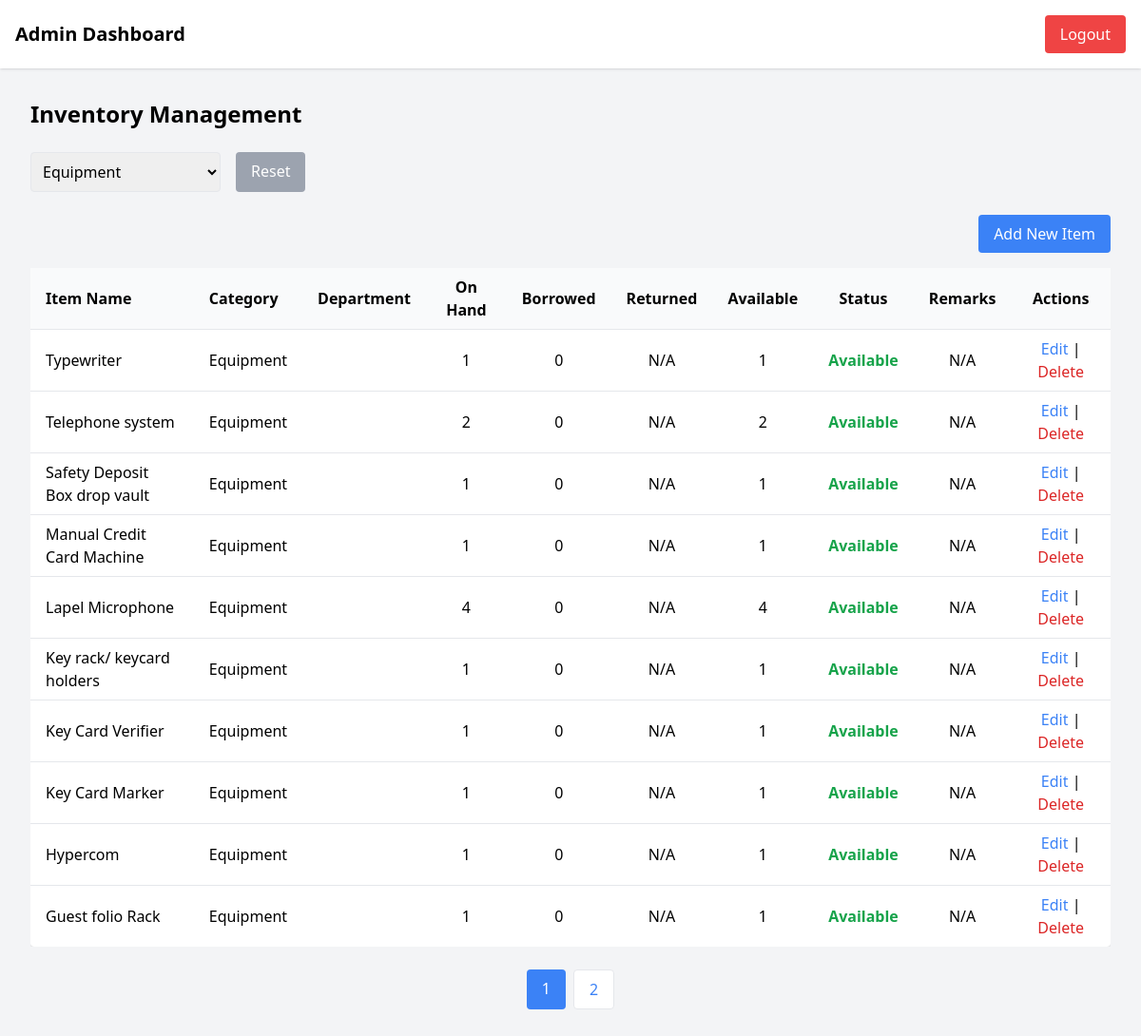
/dashboard/admin_requests.php?category=Equipment (signed in), run on the app's committed database.
### tables this page shows
CREATE TABLE `items` (
  `id` int(11) NOT NULL,
  `name` varchar(255) DEFAULT NULL,
  `category` varchar(255) DEFAULT NULL,
  `quantity` int(11) DEFAULT NULL,
  `available_quantity` int(11) DEFAULT NULL,
  `description` text DEFAULT NULL,
  `department` varchar(255) DEFAULT NULL,
  `created_at` timestamp NOT NULL DEFAULT current_timestamp(),
  `borrowed_quantity` int(11) DEFAULT 0,
  `borrowed` int(11) DEFAULT 0,
  `returned` int(11) DEFAULT 0,
  `remarks` text DEFAULT NULL
);

### dashboard/admin_requests.php (the view, shortened to what this page needs)
<?php
require_once "../config/database.php";
$items = [];
$categories = [];
$pages = 1;
$limit = 10;
$category_filter = isset($_GET['category']) ? $_GET['category'] : "";
$page = isset($_GET['page']) ? (int)$_GET['page'] : 1;
$start = ($page - 1) * $limit;
try {
    $query = "SELECT id, name, category, department, quantity, borrowed, (quantity - borrowed) AS available_quantity, remarks FROM items";
    $params = [];
    if (!empty($category_filter)) {
        $query .= " WHERE category = ?";
        $params[] = $category_filter;
    }
    $query .= " ORDER BY id DESC LIMIT ?, ?";
    $stmt = $conn->prepare($query);
    foreach ($params as $index => $param) {
        $stmt->bindValue($index + 1, $param);
    }
    $stmt->bindValue(count($params) + 1, $start, PDO::PARAM_INT);
    $stmt->bindValue(count($params) + 2, $limit, PDO::PARAM_INT);
    $stmt->execute();
    $items = $stmt->fetchAll(PDO::FETCH_ASSOC);
    $countQuery = "SELECT COUNT(*) FROM items";
    if (!empty($category_filter)) {
        $countQuery .= " WHERE category = ?";
    }
    $countStmt = $conn->prepare($countQuery);
    if (!empty($category_filter)) {
        $countStmt->execute([$category_filter]);
    } else {
        $countStmt->execute();
    }
    $total = $countStmt->fetchColumn();
    $pages = ceil($total / $limit);
    $categoryStmt = $conn->query("SELECT DISTINCT category FROM items");
    $categories = $categoryStmt->fetchAll(PDO::FETCH_COLUMN);
} catch (PDOException $e) {
    $_SESSION['error'] = "Failed to load items: " . $e->getMessage();
    error_log("Database Error: " . $e->getMessage());
}
?>
<!DOCTYPE html>
<html lang="en">
<head>
  <script src="https://cdn.tailwindcss.com"></script>
</head>
<body class="bg-gray-100 min-h-screen">
<nav class="bg-white p-4 shadow flex justify-between items-center">
    <h1 class="text-xl font-bold">Admin Dashboard</h1>
    <a href="../logout.php" class="bg-red-500 text-white px-4 py-2 rounded">Logout</a>
</nav>
<div class="p-8">
    <h2 class="text-2xl font-bold mb-6">Inventory Management</h2>
    <form method="GET" class="mb-6 flex space-x-4">
        <select name="category" onchange="this.form.submit()" class="border p-2 rounded">
            <?php foreach ($categories as $category): ?>
                <option value="<?= htmlspecialchars($category) ?>" <?= $category_filter == $category ? 'selected' : '' ?>>
                    <?= htmlspecialchars($category) ?>
                </option>
            <?php endforeach; ?>
        </select>
        <?php if (!empty($category_filter)): ?>
            <a href="admin_requests.php" class="px-4 py-2 bg-gray-400 text-white rounded hover:bg-gray-500">Reset</a>
        <?php endif; ?>
    </form>
    <div class="flex justify-end mb-4">
        <a href="../items/add_item.php" class="bg-blue-500 text-white px-4 py-2 rounded hover:bg-blue-600">
            Add New Item
        </a>
    </div>
    <div class="overflow-x-auto">
        <table class="min-w-full bg-white shadow rounded">
            <thead class="bg-gray-50">
                <tr>
                    <th class="px-4 py-2 text-left">Item Name</th>
                    <th class="px-4 py-2 text-left">Category</th>
                    <th class="px-4 py-2 text-left">Department</th>
                    <th class="px-4 py-2 text-center">On Hand</th>
                    <th class="px-4 py-2 text-center">Borrowed</th>
                    <th class="px-4 py-2 text-center">Returned</th>
                    <th class="px-4 py-2 text-center">Available</th>
                    <th class="px-4 py-2 text-center">Status</th>
                    <th class="px-4 py-2 text-center">Remarks</th>
                    <th class="px-4 py-2 text-center">Actions</th>
                </tr>
            </thead>
            <tbody>
                <?php if (count($items) > 0): ?>
                    <?php foreach ($items as $item): ?>
                        <tr class="border-t">
                            <td class="px-4 py-2"><?= htmlspecialchars($item['name']) ?></td>
                            <td class="px-4 py-2"><?= htmlspecialchars($item['category']) ?></td>
                            <td class="px-4 py-2"><?= htmlspecialchars($item['department']) ?></td>
                            <td class="px-4 py-2 text-center"><?= isset($item['quantity']) ? htmlspecialchars($item['quantity']) : 'N/A' ?></td>
                            <td class="px-4 py-2 text-center"><?= isset($item['borrowed']) ? htmlspecialchars($item['borrowed']) : 'N/A' ?></td>
                            <td class="px-4 py-2 text-center"><?= isset($item['returned']) ? htmlspecialchars($item['returned']) : 'N/A' ?></td>
                            <td class="px-4 py-2 text-center"><?= isset($item['available_quantity']) ? htmlspecialchars($item['available_quantity']) : 'N/A' ?></td>
                            <td class="px-4 py-2 text-center">
                                <?php
                                    if (isset($item['available_quantity']) && $item['available_quantity'] > 0) {
                                        echo "<span class='text-green-600 font-semibold'>Available</span>";
                                    } else {
                                        echo "<span class='text-red-600 font-semibold'>Not Available</span>";
                                    }
                                ?>
                            </td>
                            <td class="px-4 py-2 text-center"><?= htmlspecialchars($item['remarks'] ?? 'N/A') ?></td>
                            <td class="px-4 py-2 text-center">
                                <a href="../items/edit_item.php?id=<?= $item['id'] ?>" class="text-blue-500 hover:underline">Edit</a> |
                                <a href="admin_requests.php?action=delete&id=<?= $item['id'] ?>"
                               class="text-red-600 hover:text-red-900"
                               onclick="return confirm('Are you sure you want to delete <?= htmlspecialchars($item['name']) ?>?');">
                               Delete
                            </a>
                            </td>
                        </tr>
                    <?php endforeach; ?>
                <?php else: ?>
                    <tr>
                        <td colspan="10" class="text-center py-4 text-gray-500">No items found.</td>
                    </tr>
                <?php endif; ?>
            </tbody>
        </table>
    </div>
    <div class="mt-6 flex justify-center">
        <?php for ($i = 1; $i <= $pages; $i++): ?>
            <a href="?page=<?= $i ?>&category=<?= urlencode($category_filter) ?>"
               class="px-4 py-2 mx-1 rounded <?= $i === $page ? 'bg-blue-500 text-white' : 'bg-white text-blue-500 border'; ?>">
               <?= $i ?>
            </a>
        <?php endfor; ?>
    </div>
</div>
</body>
</html>

### data on the page
items: name "Typewriter", category "Equipment", quantity "1", borrowed "0", available_quantity "1", remarks "N/A"
items: name "Telephone system", category "Equipment", quantity "2", borrowed "0", available_quantity "2", remarks "N/A"
items: name "Safety Deposit Box drop vault", category "Equipment", quantity "1", borrowed "0", available_quantity "1", remarks "N/A"
items: name "Manual Credit Card Machine", category "Equipment", quantity "1", borrowed "0", available_quantity "1", remarks "N/A"
items: name "Lapel Microphone", category "Equipment", quantity "4", borrowed "0", available_quantity "4", remarks "N/A"
items: name "Key rack/ keycard holders", category "Equipment", quantity "1", borrowed "0", available_quantity "1", remarks "N/A"
items: name "Key Card Verifier", category "Equipment", quantity "1", borrowed "0", available_quantity "1", remarks "N/A"
items: name "Key Card Marker", category "Equipment", quantity "1", borrowed "0", available_quantity "1", remarks "N/A"
items: name "Hypercom", category "Equipment", quantity "1", borrowed "0", available_quantity "1", remarks "N/A"
items: name "Guest folio Rack", category "Equipment", quantity "1", borrowed "0", available_quantity "1", remarks "N/A"

### other printed values
form field category "Equipment"
